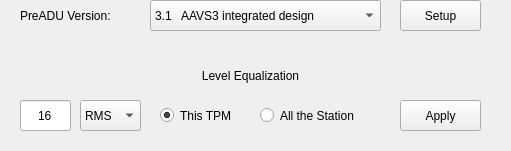
    <widget class="QWidget" name="ctrl_preadu" native="true">
     <property name="geometry">
      <rect>
       <x>630</x>
       <y>10</y>
       <width>511</width>
       <height>151</height>
      </rect>
     </property>
     <widget class="QLabel" name="qlabel_preadu_version">
      <property name="geometry">
       <rect>
        <x>20</x>
        <y>0</y>
        <width>121</width>
        <height>31</height>
       </rect>
      </property>
      <property name="toolTip">
       <string/>
      </property>
      <property name="statusTip">
       <string/>
      </property>
      <property name="whatsThis">
       <string/>
      </property>
      <property name="text">
       <string>PreADU Version:</string>
      </property>
      <property name="alignment">
       <set>Qt::AlignLeading|Qt::AlignLeft|Qt::AlignVCenter</set>
      </property>
     </widget>
     <widget class="QComboBox" name="qcombo_preadu_version">
      <property name="geometry">
       <rect>
        <x>150</x>
        <y>0</y>
        <width>231</width>
        <height>31</height>
       </rect>
      </property>
      <property name="currentIndex">
       <number>0</number>
      </property>
      <property name="maxVisibleItems">
       <number>16</number>
      </property>
      <property name="duplicatesEnabled">
       <bool>false</bool>
      </property>
      <item>
       <property name="text">
        <string>3.1   AAVS3 integrated design</string>
       </property>
      </item>
      <item>
       <property name="text">
        <string>2.2   SADino (Mixed RF Rxs and AAVS1 Like RF Rxs)</string>
       </property>
      </item>
      <item>
       <property name="text">
        <string>2.1   AAVS1/2 with Optical Rx</string>
       </property>
      </item>
      <item>
       <property name="text">
        <string>2.0   RF Receivers</string>
       </property>
      </item>
     </widget>
     <widget class="QPushButton" name="qbutton_preadu_setup">
      <property name="enabled">
       <bool>true</bool>
      </property>
      <property name="geometry">
       <rect>
        <x>400</x>
        <y>0</y>
        <width>81</width>
        <height>31</height>
       </rect>
      </property>
      <property name="toolTip">
       <string/>
      </property>
      <property name="text">
       <string>Setup</string>
      </property>
     </widget>
     <widget class="QLabel" name="qlabel_preadu_version_2">
      <property name="geometry">
       <rect>
        <x>20</x>
        <y>60</y>
        <width>461</width>
        <height>31</height>
       </rect>
      </property>
      <property name="toolTip">
       <string/>
      </property>
      <property name="statusTip">
       <string/>
      </property>
      <property name="whatsThis">
       <string/>
      </property>
      <property name="text">
       <string>Level Equalization</string>
      </property>
      <property name="alignment">
       <set>Qt::AlignCenter</set>
      </property>
     </widget>
     <widget class="QLineEdit" name="qline_eqvalue">
      <property name="geometry">
       <rect>
        <x>20</x>
        <y>100</y>
        <width>51</width>
        <height>31</height>
       </rect>
      </property>
      <property name="statusTip">
       <string/>
      </property>
      <property name="text">
       <string>16</string>
      </property>
      <property name="alignment">
       <set>Qt::AlignCenter</set>
      </property>
     </widget>
     <widget class="QRadioButton" name="qradio_eq_this">
      <property name="geometry">
       <rect>
        <x>160</x>
        <y>100</y>
        <width>91</width>
        <height>31</height>
       </rect>
      </property>
      <property name="text">
       <string>This TPM</string>
      </property>
      <property name="checked">
       <bool>true</bool>
      </property>
     </widget>
     <widget class="QRadioButton" name="qradio_eq_station">
      <property name="geometry">
       <rect>
        <x>260</x>
        <y>100</y>
        <width>121</width>
        <height>31</height>
       </rect>
      </property>
      <property name="text">
       <string>All the Station</string>
      </property>
      <property name="checked">
       <bool>false</bool>
      </property>
     </widget>
     <widget class="QComboBox" name="qcombo_equnit">
      <property name="geometry">
       <rect>
        <x>80</x>
        <y>100</y>
        <width>61</width>
        <height>31</height>
       </rect>
      </property>
      <property name="currentIndex">
       <number>0</number>
      </property>
      <property name="maxVisibleItems">
       <number>16</number>
      </property>
      <property name="duplicatesEnabled">
       <bool>false</bool>
      </property>
      <item>
       <property name="text">
        <string>RMS</string>
       </property>
      </item>
      <item>
       <property name="text">
        <string>dBm</string>
       </property>
      </item>
     </widget>
     <widget class="QPushButton" name="qbutton_equalize">
      <property name="enabled">
       <bool>true</bool>
      </property>
      <property name="geometry">
       <rect>
        <x>400</x>
        <y>100</y>
        <width>81</width>
        <height>31</height>
       </rect>
      </property>
      <property name="toolTip">
       <string/>
      </property>
      <property name="text">
       <string>Apply</string>
      </property>
     </widget>
    </widget>
